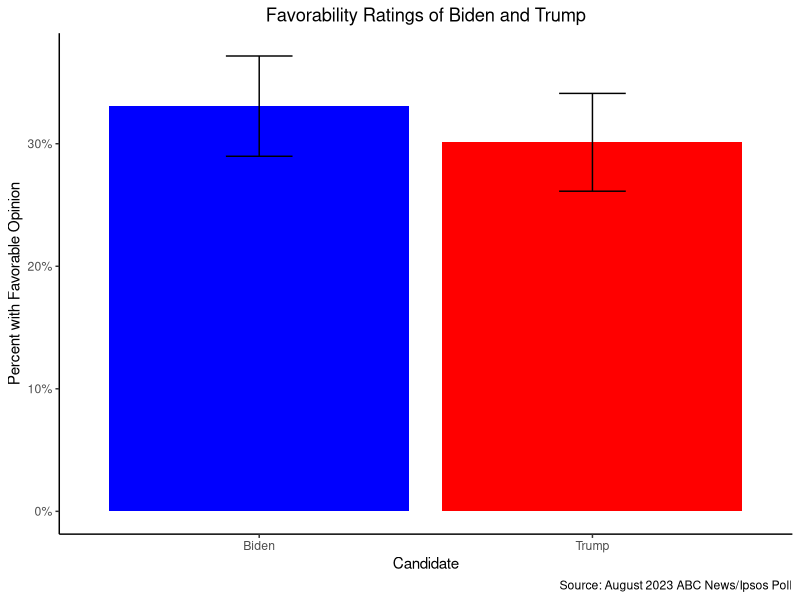
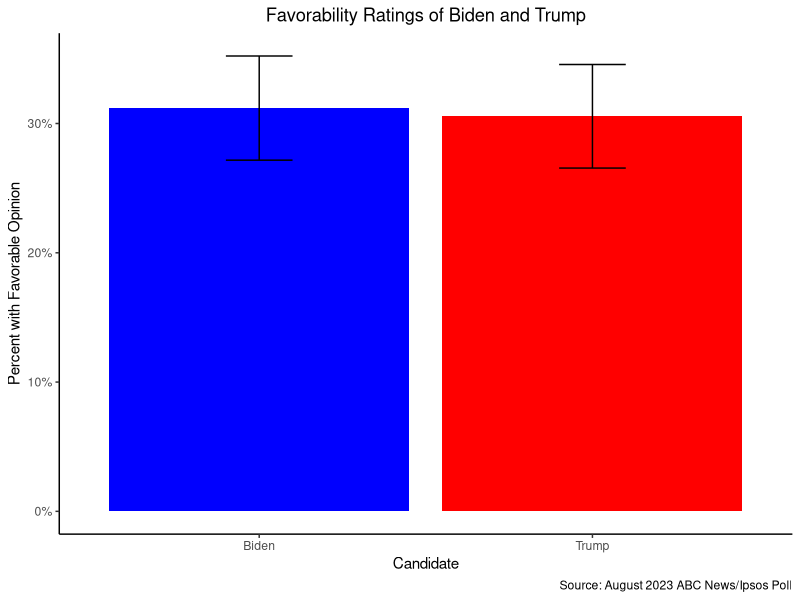
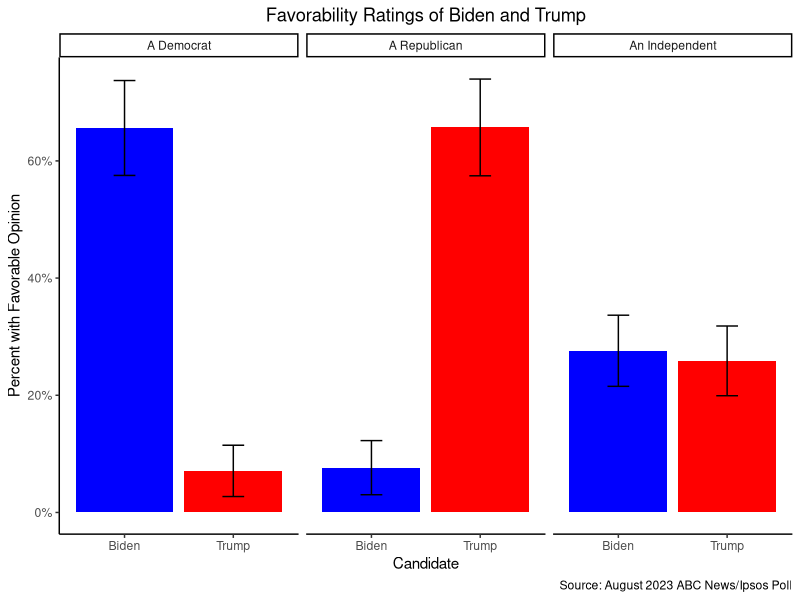

Write R code to recreate these figures, in order.
## ---- chunk 1
#| label: setup

library(tidyverse)
## ---- chunk 2
#| label: load_data

poll <- read_csv("../../data/political_polling/31120497.csv")
## ---- chunk 3
#| label: weights_large

poll |>
  select(Weight_PID, ppgender, ppethm, ppeduc5, ppreg4, ppmsacat, ppinc7, QPID) |>
  arrange(-Weight_PID) |>
  slice_head(n = 10)
## ---- chunk 4
#| label: weights_small

poll |>
  select(Weight_PID, ppgender, ppethm, ppeduc5, ppreg4, ppmsacat, ppinc7, QPID) |>
  arrange(Weight_PID) |>
  slice_head(n = 10)
## ---- chunk 5
#| label: fav_unweight

poll |>
  rename(Trump = Q1_1,
         Biden = Q1_2) |>
  pivot_longer(cols = c(Trump, Biden), names_to = "Candidate", values_to = "Response") |>
  count(Candidate, Response) |>
  group_by(Candidate) |>
  mutate(prop = n/sum(n),
         resp = sum(n),
         moe = 1.96 * sqrt((prop * (1 - prop))/resp)) |>
  filter(Response == "Favorable") |>
  ggplot() +
    geom_bar(aes(x = Candidate, y = prop, fill = Candidate), stat = "identity", position = "dodge") +
    geom_errorbar(aes(x = Candidate, ymin = prop-moe, ymax = prop+moe, group = Candidate), position = position_dodge(.9), width = .2) +
  scale_y_continuous(labels = scales::percent_format()) +
  scale_fill_manual(values = c("blue", "red")) +
  labs(x = "Candidate",
       y = "Percent with Favorable Opinion",
       title = "Favorability Ratings of Biden and Trump",
       caption = "Source: August 2023 ABC News/Ipsos Poll") +
  theme_classic() +
  theme(plot.title = element_text(hjust = .5),
        legend.position = "none")
## ---- chunk 6
#| label: biden_v_trump

poll |>
  rename(Trump = Q1_1,
         Biden = Q1_2) |>
  pivot_longer(cols = c(Trump, Biden), names_to = "Candidate", values_to = "Response") |>
  count(Candidate, Response, wt = Weight_PID) |>
  group_by(Candidate) |>
  mutate(prop = n/sum(n),
         resp = sum(n),
         moe = 1.96 * sqrt((prop * (1 - prop))/resp)) |>
  filter(Response == "Favorable") |>
  ggplot() +
    geom_bar(aes(x = Candidate, y = prop, fill = Candidate), stat = "identity", position = "dodge") +
    geom_errorbar(aes(x = Candidate, ymin = prop-moe, ymax = prop+moe, group = Candidate), position = position_dodge(.9), width = .2) +
  scale_y_continuous(labels = scales::percent_format()) +
  scale_fill_manual(values = c("blue", "red")) +
  labs(x = "Candidate",
       y = "Percent with Favorable Opinion",
       title = "Favorability Ratings of Biden and Trump",
       caption = "Source: August 2023 ABC News/Ipsos Poll") +
  theme_classic() +
  theme(plot.title = element_text(hjust = .5),
        legend.position = "none")
## ---- chunk 7
#| label: pid

poll |>
  rename(Trump = Q1_1,
         Biden = Q1_2) |>
  pivot_longer(cols = c(Trump, Biden), names_to = "Candidate", values_to = "Response") |>
  filter(QPID %in% c("A Democrat", "An Independent", "A Republican")) |>
  count(QPID, Candidate, Response, wt = Weight_PID) |>
  group_by(QPID, Candidate) |>
  mutate(prop = n/sum(n),
         resp = sum(n),
         moe = 1.96 * sqrt((prop * (1 - prop))/resp)) |>
  filter(Response == "Favorable") |>
  ggplot() +
    geom_bar(aes(x = Candidate, y = prop, fill = Candidate), stat = "identity", position = "dodge") +
    geom_errorbar(aes(x = Candidate, ymin = prop-moe, ymax = prop+moe, group = Candidate), position = position_dodge(.9), width = .2) +
  scale_y_continuous(labels = scales::percent_format()) +
  scale_fill_manual(values = c("blue", "red")) +
  labs(x = "Candidate",
       y = "Percent with Favorable Opinion",
       title = "Favorability Ratings of Biden and Trump",
       caption = "Source: August 2023 ABC News/Ipsos Poll") +
  theme_classic() +
  theme(plot.title = element_text(hjust = .5),
        legend.position = "none") +
  facet_wrap(~ QPID)
